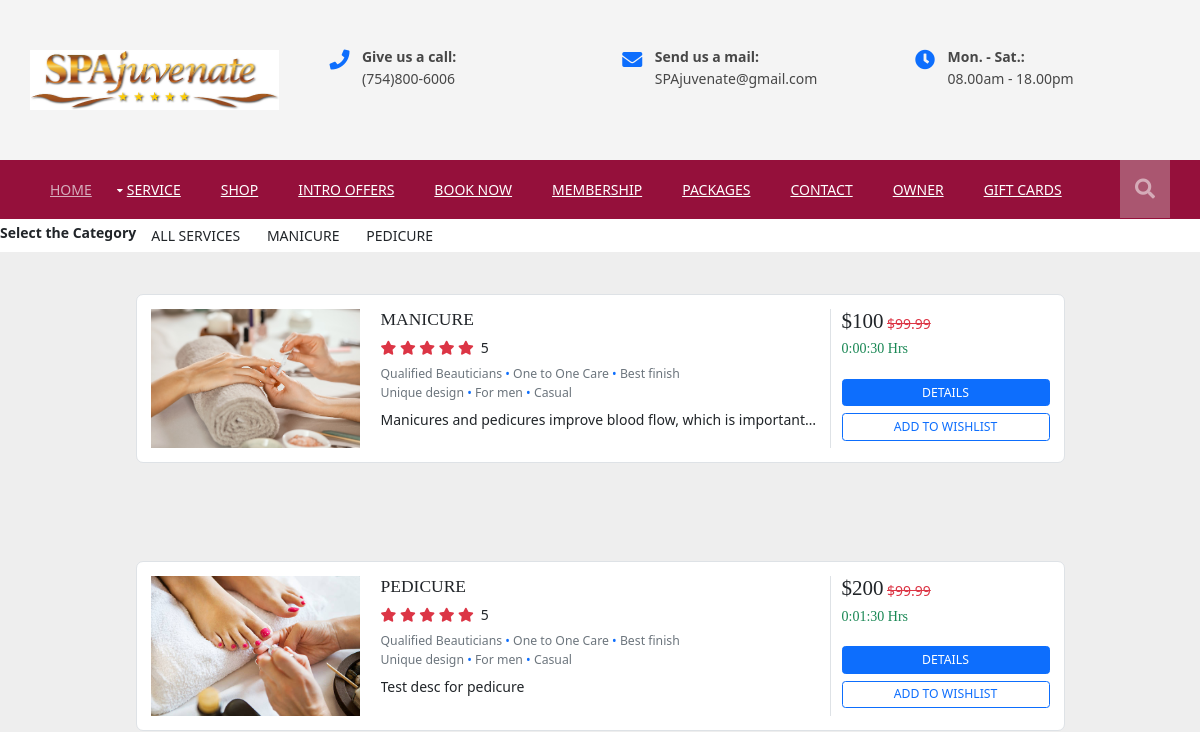
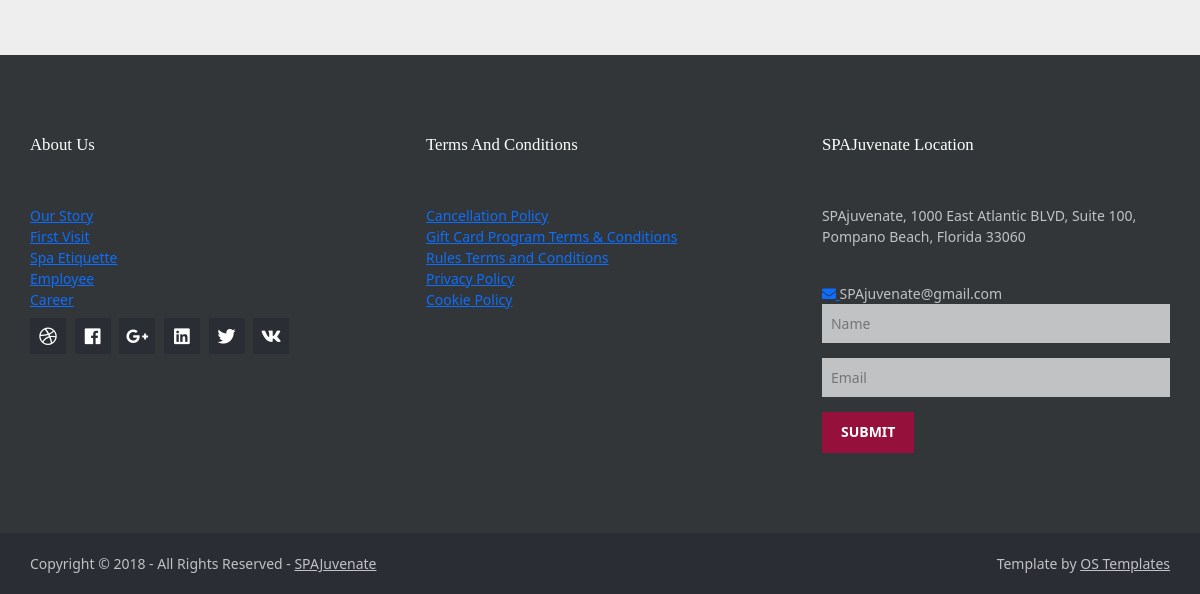
Page /shop on the earlier database version (2 pictures, top to bottom).
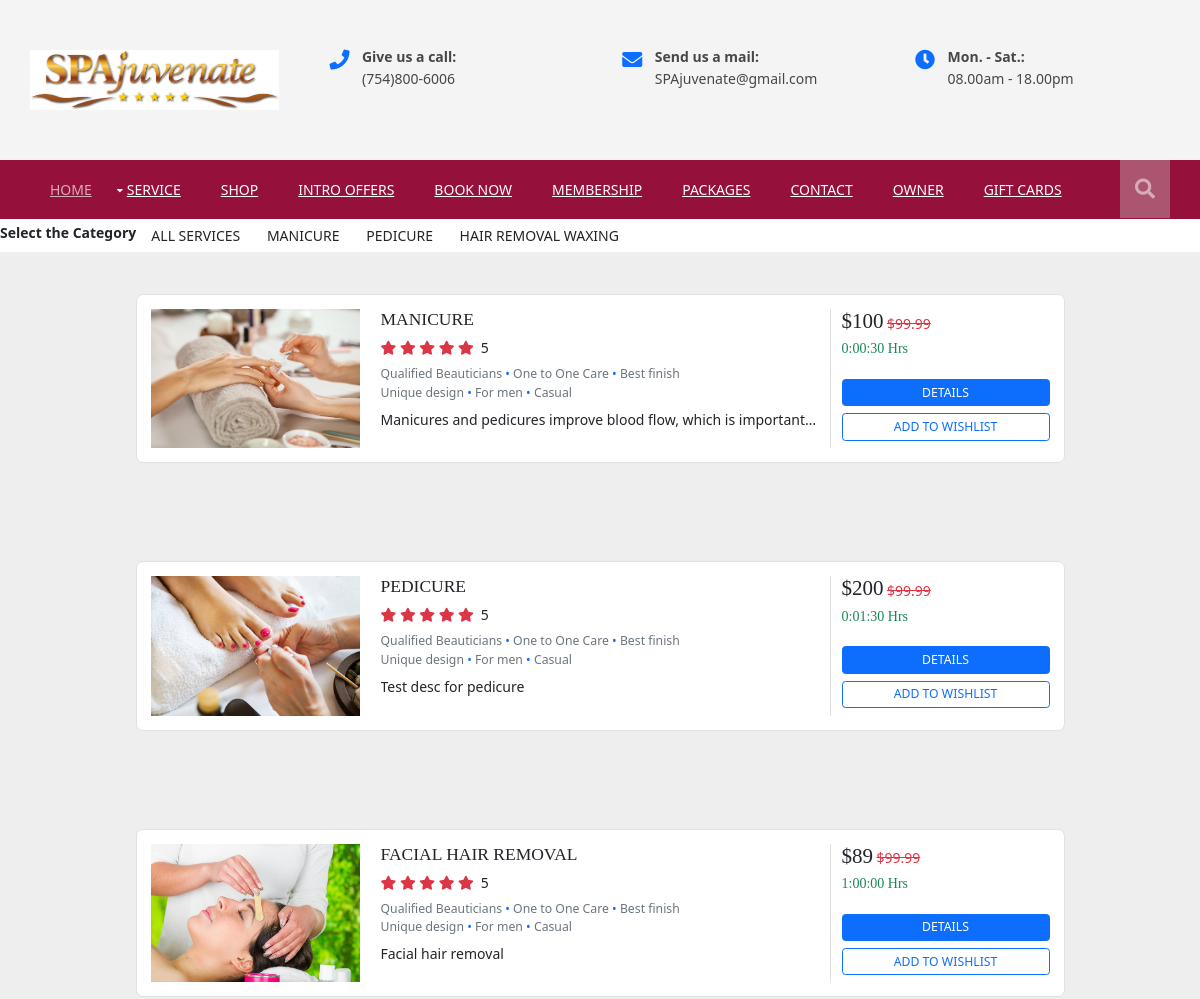
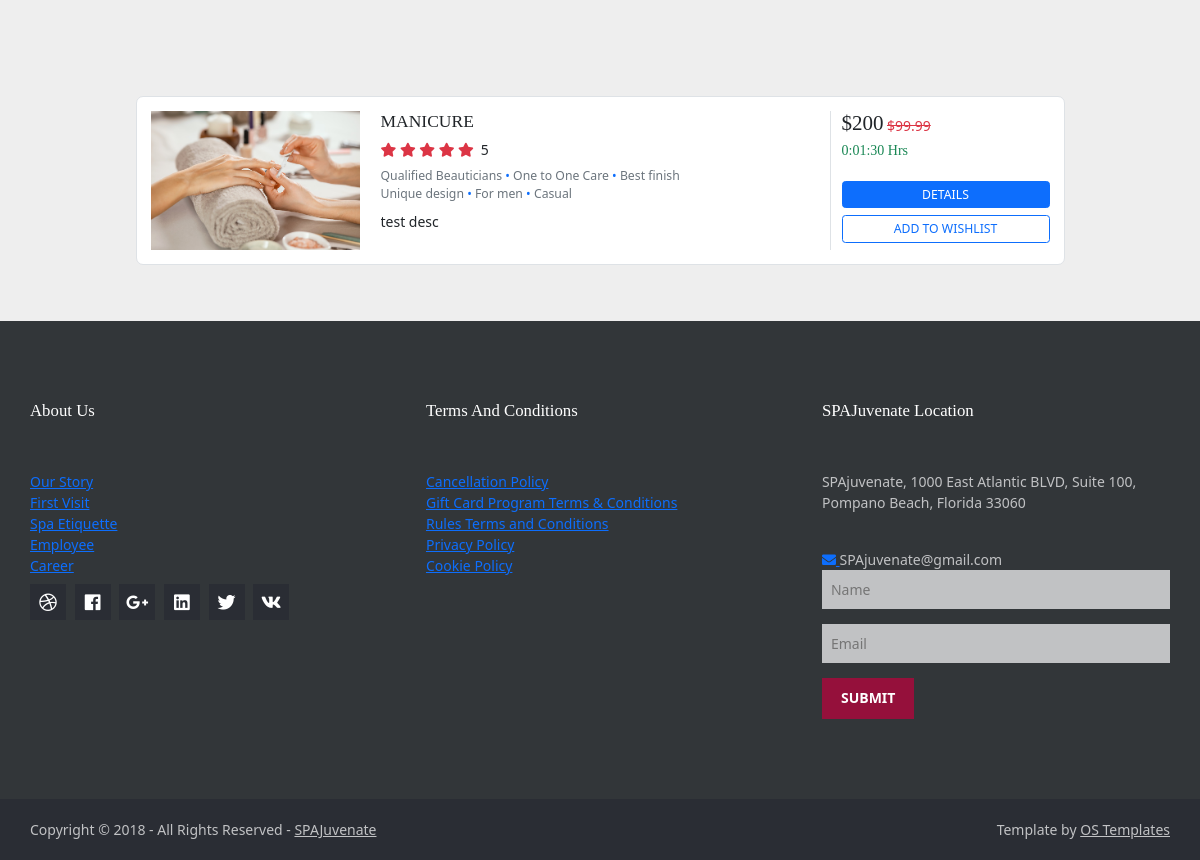
Same page on the later database version (2 pictures, top to bottom).
### customer/models.py (models this page shows, shortened)
class Categories(models.Model):
    category_name = models.CharField(max_length=140, unique=True)
    description=models.CharField(max_length=200,null=True,blank=True)
    status=models.BooleanField(default=True)
    created_date=models.DateTimeField(auto_now_add=True,null=True)
    image=models.ImageField(upload_to="images/",null=True,blank=True)

class Services(models.Model):
    name=models.CharField(max_length=200)
    category=models.ForeignKey(Categories,on_delete=models.CASCADE)
    image=models.ImageField(upload_to="images/",null=True)
    duration=models.DurationField(null=True, blank=True)
    cost=models.PositiveIntegerField()
    description=models.CharField(max_length=250,null=True,blank=True)
    beautician=models.ManyToManyField(Beautician)
    status=models.BooleanField(default=True)
    rating=models.PositiveIntegerField(default=5)
    timeslots=models.ManyToManyField(Timeslots)
    SERVICE_TIMESLOT_LIST = [
        ('09:00 AM – 09:30 AM','09:00 AM – 09:30 AM'),
        ('10:00 AM – 10:30 AM', '10:00 AM – 10:30 AM'),
        ('11:00 AM – 11:30 AM', '11:00 AM – 11:30 AM'),
        ('12:00 PM – 12:30 PM', '12:00 PM – 12:30 PM'),
        ('13:00 PM – 13:30 PM', '13:00 PM – 13:30 PM'),
        ('14:00 PM – 14:30 PM', '14:00 PM – 14:30 PM'),
        ('15:00 PM – 15:30 PM', '15:00 PM – 15:30 PM'),
        ('16:00 PM – 16:30 PM', '16:00 PM – 16:30 PM'),
        ('17:00 PM – 17:30 PM', '17:00 PM – 17:30 PM'),
    ]
    availability=models.IntegerField(choices=SERVICE_TIMESLOT_LIST,blank=True,null=True)

### customer/views.py (the view, shortened to what this page needs)
# urls.py: path("shop", views.ShopView.as_view(), name="shop"),
class ShopView(TemplateView):
    template_name = "shop.html"
    def get_context_data(self, **kwargs):
        context = super().get_context_data(**kwargs)
        context["services"] = Services.objects.all()
        context["categories"] = Categories.objects.all()
        return context

### customer/templates/shop.html (shortened to what this page needs)
{%extends 'base.html'%}
{%block body%}
<div class="btn-group-vertical" role="group" aria-label="Vertical radio toggle button group">
  <form action="" method="post">
      <label for="slots"><strong> Select the Category </strong></label>
      <input type="submit" name="slot" class="btn" value="All Services"
      {%for category in categories%}
      <input type="submit" name="slot" class="btn" value="{{category.category_name}}" />
      {%endfor%}
  </form>
</div>
{%if services%}
{%for service in services%}
<section style="background-color: #eee;">
    <div class="container py-5">
      <div class="row justify-content-center mb-3">
        <div class="col-md-12 col-xl-10">
          <div class="card shadow-0 border rounded-3">
            <div class="card-body">
              <div class="row">
                <div class="col-md-12 col-lg-3 col-xl-3 mb-4 mb-lg-0">
                  <div class="bg-image hover-zoom ripple rounded ripple-surface">
                    <img src="{{service.image.url}}"
                      class="w-100" />
                  </div>
                </div>
                <div class="col-md-6 col-lg-6 col-xl-6">
                  <h5>{{service.name}}</h5>
                  <div class="d-flex flex-row">
                    <div class="text-danger mb-1 me-2">
                      <i class="fa fa-star"></i>
                      <i class="fa fa-star"></i>
                      <i class="fa fa-star"></i>
                      <i class="fa fa-star"></i>
                      <i class="fa fa-star"></i>
                    </div>
                    <span>{{service.rating}}</span>
                  </div>
                  <div class="mt-1 mb-0 text-muted small">
                    <span>Qualified Beauticians</span>
                    <span class="text-primary"> • </span>
                    <span>One to One Care</span>
                    <span class="text-primary"> • </span>
                    <span>Best finish<br /></span>
                  </div>
                  <div class="mb-2 text-muted small">
                    <span>Unique design</span>
                    <span class="text-primary"> • </span>
                    <span>For men</span>
                    <span class="text-primary"> • </span>
                    <span>Casual<br /></span>
                  </div>
                  <p class="text-truncate mb-4 mb-md-0">
                    {{service.description}}
                  </p>
                </div>
                <div class="col-md-6 col-lg-3 col-xl-3 border-sm-start-none border-start">
                  <div class="d-flex flex-row align-items-center mb-1">
                    <h4 class="mb-1 me-1">${{service.cost}}</h4>
                    <span class="text-danger"><s>$99.99</s></span>
                  </div>
                  <h6 class="text-success">{{service.duration}} hrs</h6>
                  <div class="d-flex flex-column mt-4">
                    <button class="btn btn-primary btn-sm" type="button">Details</button>
                    <button class="btn btn-outline-primary btn-sm mt-2" type="button">
                      Add to wishlist
                    </button>
                  </div>
                </div>
              </div>
            </div>
          </div>
        </div>
      </div>
  </section>
  {%endfor%}
  {%else%}
  <div class="py-5">
    <div class="row justify-content-center mb-3">
      <center><strong>Sorry! Services not found for the selected category</strong></center>
    </div>
  </div>
{%endif%}
{%endblock%}

### customer/templates/base.html (shortened to what this page needs)
<!DOCTYPE html>
{% load static %}
<link href="https://cdn.jsdelivr.net/npm/bootstrap@5.2.3/dist/css/bootstrap.min.css" rel="stylesheet">
<html lang="">
<head>
<link href="{%static 'layout/styles/layout.css' %}" rel="stylesheet" type="text/css" media="all">
<link href="https://cdn.jsdelivr.net/npm/bootstrap@5.2.3/dist/css/bootstrap.min.css" rel="stylesheet">
</head>
<body id="top">
<div class="wrapper row0">
  <header id="header" class="hoc clear">
    <div id="logo" class="one_quarter first">
      <a href="/"></a><img src="{%static 'images/logo.png' %}" alt="logoimage">
    </div>
    <div class="three_quarter">
      <ul class="nospace clear">
        <li class="one_third first">
          <div class="block clear"><a href="tel:(754)800-6006"><i class="fas fa-phone"></i></a> <span><strong>Give us a call:</strong> (754)800-6006 </span></div>
        </li>
        <li class="one_third">
          <div class="block clear"><a href="mailto:SPAjuvenate@gmail.com"><i class="fas fa-envelope"></i></a> <span><strong>Send us a mail:</strong> SPAjuvenate@gmail.com</span></div>
        </li>
        <li class="one_third">
          <div class="block clear"><a href="#"><i class="fas fa-clock"></i></a> <span><strong> Mon. - Sat.:</strong> 08.00am - 18.00pm</span></div>
        </li>
      </ul>
    </div>
  </header>
</div>
<div class="wrapper row1">
  <section class="hoc clear">
    <nav id="mainav">
      <ul class="clear">
        <li class="active"><a href="{%url 'customer:home'%}">Home</a></li>
        <li><a class="drop" href="#">Service</a>
        </li>
        <li><a href="{%url 'customer:shop' %}">SHOP</a></li>
        <li><a href="#">INTRO OFFERS</a></li>
        <li><a href="{%url 'customer:booknow'%}">BOOK NOW</a></li>
        <li><a href="{%url 'customer:memberships'%}">MEMBERSHIP</a></li>
        <li><a href="#">PACKAGES</a></li>
        <li><a href="#">CONTACT</a></li>
        <li><a href="{%url 'dashboard'%}">OWNER</a></li>
        <li><a href="#">GIFT CARDS</a></li>
        </ul>
    </nav>
    <div id="searchform">
    </div>
  </section>
</div>
{%block body%}
{%endblock%}
<div class="wrapper row4">
    <footer id="footer" class="hoc clear">
      <div class="one_third first">
        <h6 class="heading">About us</h6>
        <a href="#" class="btmspace-10">Our Story</a><br>
        <a href="#" class="btmspace-10">First Visit</a><br>
        <a href="#" class="btmspace-10">Spa Etiquette</a><br>
        <a href="#" class="btmspace-10">Employee</a><br>
        <a href="#" class="btmspace-10">Career</a>
        <ul class="faico clear">
          <li><a class="faicon-dribble" href="#"><i class="fab fa-dribbble"></i></a></li>
          <li><a class="faicon-facebook" href="#"><i class="fab fa-facebook"></i></a></li>
          <li><a class="faicon-google-plus" href="#"><i class="fab fa-google-plus-g"></i></a></li>
          <li><a class="faicon-linkedin" href="#"><i class="fab fa-linkedin"></i></a></li>
          <li><a class="faicon-twitter" href="#"><i class="fab fa-twitter"></i></a></li>
          <li><a class="faicon-vk" href="#"><i class="fab fa-vk"></i></a></li>
        </ul>
      </div>
      <div class="one_third">
        <h6 class="heading">Terms and Conditions</h6>
        <a href="#" class="btmspace-10">Cancellation Policy</a><br>
        <a href="#" class="btmspace-10">Gift Card Program Terms & Conditions</a><br>
        <a href="#" class="btmspace-10">Rules Terms and Conditions</a><br>
        <a href="#" class="btmspace-10">Privacy Policy</a><br>
        <a href="#" class="btmspace-10">Cookie Policy</a>
      </div>
      <div class="one_third">
        <h6 class="heading">SPAJuvenate Location</h6>
        <p class="nospace btmspace-15">SPAjuvenate, 1000 East Atlantic BLVD, Suite 100, Pompano Beach, Florida 33060</p><br>
        <div class="block clear"><a href="#"><i class="fas fa-envelope"></i>&nbsp;</a>SPAjuvenate@gmail.com</span></div>
        <form method="post" action="#">
          <fieldset>
            <input class="btmspace-15" type="text" value="" placeholder="Name">
            <input class="btmspace-15" type="text" value="" placeholder="Email">
            <button type="submit" value="submit">Submit</button>
          </fieldset>
        </form>
      </div>
    </footer>
  </div>
  <div class="wrapper row5">
    <div id="copyright" class="hoc clear">
      <p class="fl_left">Copyright &copy; 2018 - All Rights Reserved - <a href="#"> SPAJuvenate</a></p>
      <p class="fl_right">Template by <a target="_blank" href="https://www.os-templates.com/" title="Free Website Templates">OS Templates</a></p>
    </div>
  </div>
  </body>
  </html>

### customer/static/layout/styles/layout.css (style rules this page uses)
#header { padding:50px 0; }
#header #logo * { margin:0; padding:0; line-height:1; }
#header ul li div { position:relative; min-height:30px; padding:0 0 0 35px; line-height:1; }
#header ul li div i { position:absolute; top:0; left:0; width:25px; height:23px; font-size:20px; text-align:center; }
#header ul li div span { display:block; }
#header ul li div strong { display:block; margin:0 0 8px 0; }
#header div:last-child { margin-bottom:0; }
#searchform { display:block; position:relative; float:right; height:58px; line-height:1; z-index:999; }
#searchform::after { display:block; height:58px; line-height:58px; padding:0 15px; font-size:20px; font-family:"Font Awesome\ 5 Free"; font-weight:900; content:"\f002"; }
#searchform ::placeholder { text-transform:capitalize; }
.container { padding:80px 0; }
#footer { padding:80px 0; }
#footer .heading { margin-bottom:50px; font-size:1.2rem; }
#footer input, #footer button { border:1px solid; }
#footer input { display:block; width:100%; padding:8px; }
#footer button { padding:8px 18px 10px; text-transform:uppercase; font-weight:700; cursor:pointer; }
#copyright { padding:20px 0; }
#copyright * { margin:0; padding:0; }
*, *::before, *::after { transition:all .3s ease-in-out; }
nav ul, nav ol { margin:0; padding:0; list-style:none; }
#mainav, #breadcrumb, .sidebar nav { line-height:normal; }
#mainav .drop::after, #mainav li li .drop::after, #breadcrumb li a::after, .sidebar nav a::after { position:absolute; font-family:"Font Awesome\ 5 Free"; font-weight:900; font-size:10px; line-height:10px; }
#mainav { display:block; float:left; }
#mainav ul { text-transform:uppercase; }
#mainav li { display:block; float:left; position:relative; margin:0; padding:0; }
#mainav li:last-child { margin-right:0; }
#mainav li a { display:block; padding:20px; }
#mainav .drop { padding-left:15px; }
#mainav .drop::after, #mainav li li .drop::after { content:"\f0d7"; }
#mainav .drop::after { top:25px; left:5px; }
.faico { margin:0; padding:0; list-style:none; }
.faico li { display:inline-block; margin:8px 5px 0 0; padding:0; line-height:normal; }
.faico li:last-child { margin-right:0; }
.faico a { display:inline-block; width:36px; height:36px; line-height:36px; font-size:18px; text-align:center; }
.faico a { color:#FFFFFF; background-color:#2A2D34; }
body { color:#474747; background-color:#FFFFFF; }
a { color:#95103B; }
.btn, .btn.inverse:hover { color:#FFFFFF; background-color:#95103B; border-color:#95103B; }
.row0 { color:#474747; background-color:#F4F4F4; }
.row1, .row1 a { color:#FFFFFF; background-color:#95103B; }
.row4 { color:#C1C2C4; background-color:#323639; }
.row5, .row5 a { color:#C1C2C4; background-color:#2A2D34; }
#searchform { color:rgba(255,255,255,.5); background:#AA5670; }
#footer .heading { color:#FFFFFF; }
#footer input, #footer button { border-color:transparent; }
#footer input { color:#474747; background-color:#C1C2C4; }
#footer button { color:#FFFFFF; background-color:#95103B; }
#mainav li a { color:inherit; }
#mainav .active a, #mainav a:hover, #mainav li:hover > a { color:#D5ACBB; background-color:inherit; }
@media screen and (min-width:1140px) { .hoc { max-width:1140px; } }

Differences in the rows shown:
added Categories: slot "HAIR REMOVAL WAXING"
added Services: image (picture), name "FACIAL HAIR REMOVAL", rating "5", description "Facial hair removal", cost "89", duration "1:00:00"
added Services: image (picture), name "MANICURE", rating "5", description "test desc", cost "200", duration "0:01:30"
